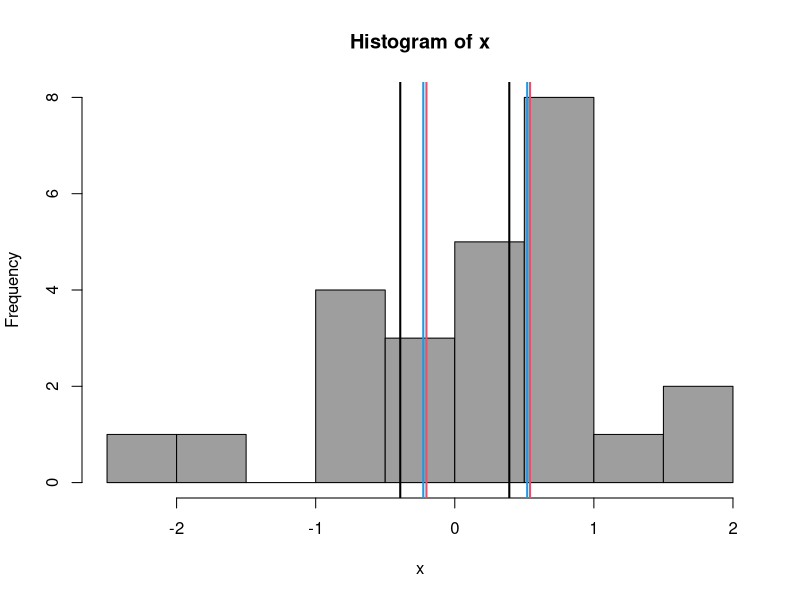

Reproduce this figure in R. (Note: this script raises an error after producing the figure.)
# ---------------------------------------------------------
# ST4060/ST6040 2023-24
# Eric Wolsztynski, UCC
# Bootstrapping
# ---------------------------------------------------------

########################################################################
#### Example 1: Bootstrapping example: sample mean

n = 25

# sample observed form the field:
set.seed(1)
x = rnorm(n) # from N(0,1)
hist(x,col=8) # does not look Normal!

# 95% CI in theory:
(thCI = 0+c(-1,1)*1.96*1/sqrt(n))
abline(v=thCI, lwd=2)

# 95% CI under Normal approx:
(NCI = mean(x)+c(-1,1)*1.96*sd(x)/sqrt(n))
abline(v=NCI,col=2, lwd=2)

# Bootstrap CI from our sample:
B = 1000
bmeans = numeric(B)
for(b in 1:B){
	# resample 
	xb = sample(x,size=n,replace=TRUE)
	bmeans[b] = mean(xb)
}
mean(x)+c(-1,1)*1.96*sd(bmeans)
(BCI=quantile(bmeans,c(.025,.975)))
abline(v=BCI,col=4, lwd=2)

# including bias evaluation:
Bbias = mean(bmeans)-mean(x)
# (BBCI = mean(x)-Bbias+c(-1,1)*1.96*sd(bmeans))
# (BBCI = mean(x)-Bbias+c(-1,1)*qt(.975,(n-1))*sd(bmeans))
# (BBCI = mean(x)+c(-1,1)*qt(.975,(n-1))*sd(bmeans))
abline(v=BBCI, col=3, lty=2, lwd=2)

legend("topright",
	legend=c("Theoretic","Normal","Quantile","Boot-t"),
	col=c(1,2,4,3),lty=c(1,1,1,2),lwd=2)

# Now re-run whole code for a different random seed...


########################################################################
#### Example 2: using boot

library(boot)
my.mean <- function(x,ib){
	return(mean(x[ib]))
}
set.seed(1)
ob = boot(x,my.mean,R=B)
ob
# compare with:
Bbias; sd(bmeans); 

# CIs:
(obci = boot.ci(ob))
# compare with Rizza's definitions:
2*mean(x) - quantile(bmeans,c(0.975,0.025))  	# basic Bootstrap CI
quantile(bmeans,c(0.025,0.975))  				# percentile Bootstrap CI

########################################################################
# ShinyTutorial on resampling - bootstrapping exercise 1

x0 = mean(cars$dist)
# bootstrap sample mean:
B = 1000
n = nrow(cars) # sample size
bmeans = numeric(B)
for(b in 1:B){
	x.star = sample(cars$dist, size=n, replace=TRUE)
	# store bootstrap estimates...
	bmeans[b] = mean(x.star)
}
mean(bmeans)
(bias = mean(bmeans)-x0)
quantile(bmeans,c(0.025,0.975))
2*x0-quantile(bmeans,c(0.975,0.025))
# compare to naive CI:
2*x0-quantile(bmeans,c(0.975,0.025))-bias

########################################################################
# Question 2.9

# original sample and analysis:
plot(cars)
olm = lm(cars$dist~cars$speed)
abline(olm)
olm
summary(olm)

# bootstrap linear regression:
B = 1000
n = nrow(cars) # sample size
bcoefs = matrix(NA, nr=B, nc=2)
for(b in 1:B){
	ib = sample(c(1:n),size=n,replace=TRUE)
	bcars = cars[ib,]
	blm = lm(bcars$dist~bcars$speed)
	# store bootstrap estimates...
	bcoefs[b,] = as.numeric(blm$coef)
}
# Bootstrap estimation of standard errors
# for intercept and slope:
sd(bcoefs[,1])
sd(bcoefs[,2])
par(mfrow=c(2,2))
boxplot(bcoefs[,1],main='intercept')
abline(h=olm$coef[1])
boxplot(bcoefs[,2],main='slope')
abline(h=olm$coef[2])
hist(bcoefs[,1],main='intercept')
abline(v=olm$coef[1])
hist(bcoefs[,2],main='slope')
abline(v=olm$coef[2])

olm$coef[2]
mean(bcoefs[,2])
